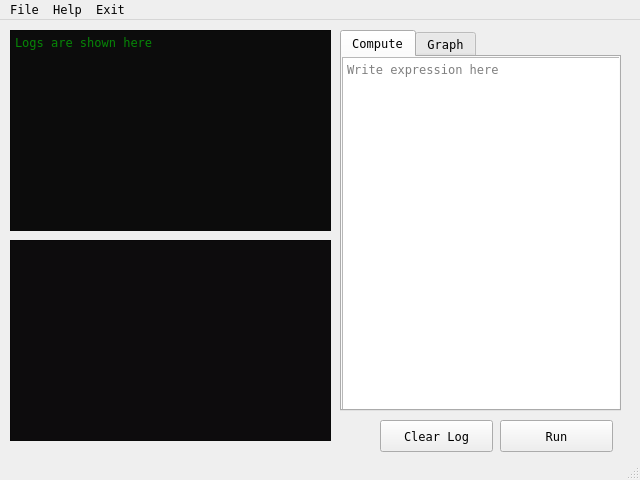
<?xml version="1.0" encoding="UTF-8"?>
<ui version="4.0">
 <class>MainWindow</class>
 <widget class="QMainWindow" name="MainWindow">
  <property name="geometry">
   <rect>
    <x>0</x>
    <y>0</y>
    <width>640</width>
    <height>480</height>
   </rect>
  </property>
  <property name="sizePolicy">
   <sizepolicy hsizetype="Fixed" vsizetype="Fixed">
    <horstretch>0</horstretch>
    <verstretch>0</verstretch>
   </sizepolicy>
  </property>
  <property name="minimumSize">
   <size>
    <width>640</width>
    <height>480</height>
   </size>
  </property>
  <property name="maximumSize">
   <size>
    <width>640</width>
    <height>480</height>
   </size>
  </property>
  <property name="font">
   <font>
    <family>Andale Mono</family>
   </font>
  </property>
  <property name="mouseTracking">
   <bool>false</bool>
  </property>
  <property name="tabletTracking">
   <bool>false</bool>
  </property>
  <property name="windowTitle">
   <string>SimpleCalc</string>
  </property>
  <widget class="QWidget" name="centralwidget">
   <widget class="QGraphicsView" name="graphicsView">
    <property name="geometry">
     <rect>
      <x>10</x>
      <y>220</y>
      <width>321</width>
      <height>201</height>
     </rect>
    </property>
    <property name="styleSheet">
     <string notr="true">background-color: rgb(13, 12, 13);</string>
    </property>
   </widget>
   <widget class="QTabWidget" name="tabWidget">
    <property name="geometry">
     <rect>
      <x>340</x>
      <y>10</y>
      <width>281</width>
      <height>381</height>
     </rect>
    </property>
    <property name="font">
     <font>
      <family>Andale Mono</family>
     </font>
    </property>
    <property name="tabletTracking">
     <bool>false</bool>
    </property>
    <property name="autoFillBackground">
     <bool>true</bool>
    </property>
    <property name="currentIndex">
     <number>0</number>
    </property>
    <widget class="QWidget" name="comp">
     <attribute name="title">
      <string>Compute</string>
     </attribute>
     <widget class="QTextEdit" name="plainTextCom">
      <property name="geometry">
       <rect>
        <x>0</x>
        <y>0</y>
        <width>281</width>
        <height>361</height>
       </rect>
      </property>
      <property name="font">
       <font>
        <family>Andale Mono</family>
       </font>
      </property>
      <property name="cursor" stdset="0">
       <cursorShape>ArrowCursor</cursorShape>
      </property>
      <property name="placeholderText">
       <string>Write expression here</string>
      </property>
     </widget>
    </widget>
    <widget class="QWidget" name="grap">
     <attribute name="title">
      <string>Graph</string>
     </attribute>
     <widget class="QPlainTextEdit" name="plainTextGra">
      <property name="geometry">
       <rect>
        <x>0</x>
        <y>0</y>
        <width>281</width>
        <height>151</height>
       </rect>
      </property>
      <property name="placeholderText">
       <string>Write equation here</string>
      </property>
     </widget>
     <widget class="QLabel" name="label">
      <property name="geometry">
       <rect>
        <x>10</x>
        <y>160</y>
        <width>251</width>
        <height>16</height>
       </rect>
      </property>
      <property name="text">
       <string>Number of Data Points:</string>
      </property>
     </widget>
     <widget class="QLineEdit" name="dataPointNumber">
      <property name="geometry">
       <rect>
        <x>220</x>
        <y>180</y>
        <width>51</width>
        <height>21</height>
       </rect>
      </property>
     </widget>
     <widget class="QSlider" name="dataPointSlider">
      <property name="geometry">
       <rect>
        <x>30</x>
        <y>180</y>
        <width>131</width>
        <height>20</height>
       </rect>
      </property>
      <property name="minimum">
       <number>10</number>
      </property>
      <property name="maximum">
       <number>10000</number>
      </property>
      <property name="singleStep">
       <number>1</number>
      </property>
      <property name="value">
       <number>1000</number>
      </property>
      <property name="sliderPosition">
       <number>1000</number>
      </property>
      <property name="orientation">
       <enum>Qt::Horizontal</enum>
      </property>
      <property name="invertedAppearance">
       <bool>false</bool>
      </property>
      <property name="invertedControls">
       <bool>false</bool>
      </property>
     </widget>
     <widget class="QLabel" name="label_2">
      <property name="geometry">
       <rect>
        <x>10</x>
        <y>180</y>
        <width>20</width>
        <height>21</height>
       </rect>
      </property>
      <property name="text">
       <string>10</string>
      </property>
     </widget>
     <widget class="QLabel" name="label_3">
      <property name="geometry">
       <rect>
        <x>170</x>
        <y>180</y>
        <width>41</width>
        <height>21</height>
       </rect>
      </property>
      <property name="text">
       <string>10000</string>
      </property>
     </widget>
     <widget class="QLabel" name="label_4">
      <property name="geometry">
       <rect>
        <x>10</x>
        <y>210</y>
        <width>60</width>
        <height>16</height>
       </rect>
      </property>
      <property name="text">
       <string/>
      </property>
     </widget>
     <widget class="QLabel" name="label_5">
      <property name="geometry">
       <rect>
        <x>10</x>
        <y>220</y>
        <width>60</width>
        <height>16</height>
       </rect>
      </property>
      <property name="text">
       <string>x-axis:</string>
      </property>
     </widget>
     <widget class="QLabel" name="label_6">
      <property name="geometry">
       <rect>
        <x>150</x>
        <y>220</y>
        <width>51</width>
        <height>16</height>
       </rect>
      </property>
      <property name="text">
       <string>y-axis:</string>
      </property>
     </widget>
     <widget class="QLineEdit" name="lineEditxax">
      <property name="geometry">
       <rect>
        <x>70</x>
        <y>220</y>
        <width>61</width>
        <height>21</height>
       </rect>
      </property>
     </widget>
     <widget class="QLineEdit" name="lineEdityax">
      <property name="geometry">
       <rect>
        <x>210</x>
        <y>220</y>
        <width>61</width>
        <height>21</height>
       </rect>
      </property>
     </widget>
     <widget class="QLabel" name="label_7">
      <property name="geometry">
       <rect>
        <x>10</x>
        <y>250</y>
        <width>60</width>
        <height>16</height>
       </rect>
      </property>
      <property name="text">
       <string>x bounds:</string>
      </property>
     </widget>
     <widget class="QLabel" name="label_8">
      <property name="geometry">
       <rect>
        <x>10</x>
        <y>300</y>
        <width>60</width>
        <height>16</height>
       </rect>
      </property>
      <property name="text">
       <string>y bounds:</string>
      </property>
     </widget>
     <widget class="QLineEdit" name="lineEditxlo">
      <property name="geometry">
       <rect>
        <x>40</x>
        <y>270</y>
        <width>51</width>
        <height>21</height>
       </rect>
      </property>
      <property name="text">
       <string/>
      </property>
      <property name="placeholderText">
       <string>Lower</string>
      </property>
      <property name="clearButtonEnabled">
       <bool>false</bool>
      </property>
     </widget>
     <widget class="QLineEdit" name="lineEditxup">
      <property name="geometry">
       <rect>
        <x>160</x>
        <y>270</y>
        <width>51</width>
        <height>21</height>
       </rect>
      </property>
      <property name="text">
       <string/>
      </property>
      <property name="placeholderText">
       <string>Upper</string>
      </property>
     </widget>
     <widget class="QLineEdit" name="lineEditylo">
      <property name="geometry">
       <rect>
        <x>40</x>
        <y>320</y>
        <width>51</width>
        <height>21</height>
       </rect>
      </property>
      <property name="text">
       <string/>
      </property>
      <property name="placeholderText">
       <string>Lower</string>
      </property>
     </widget>
     <widget class="QLineEdit" name="lineEdityup">
      <property name="geometry">
       <rect>
        <x>160</x>
        <y>320</y>
        <width>51</width>
        <height>21</height>
       </rect>
      </property>
      <property name="text">
       <string/>
      </property>
      <property name="placeholderText">
       <string>Upper</string>
      </property>
     </widget>
    </widget>
   </widget>
   <widget class="QPushButton" name="pushRun">
    <property name="geometry">
     <rect>
      <x>500</x>
      <y>400</y>
      <width>113</width>
      <height>32</height>
     </rect>
    </property>
    <property name="text">
     <string>Run</string>
    </property>
   </widget>
   <widget class="QTextBrowser" name="plainTextLog">
    <property name="geometry">
     <rect>
      <x>10</x>
      <y>10</y>
      <width>321</width>
      <height>201</height>
     </rect>
    </property>
    <property name="font">
     <font>
      <family>Andale Mono</family>
      <kerning>true</kerning>
     </font>
    </property>
    <property name="focusPolicy">
     <enum>Qt::StrongFocus</enum>
    </property>
    <property name="styleSheet">
     <string notr="true">background-color: rgb(12, 12, 12);
color: rgb(0, 255, 0);</string>
    </property>
    <property name="placeholderText">
     <string>Logs are shown here</string>
    </property>
   </widget>
   <widget class="QPushButton" name="pushClear">
    <property name="geometry">
     <rect>
      <x>380</x>
      <y>400</y>
      <width>113</width>
      <height>32</height>
     </rect>
    </property>
    <property name="text">
     <string>Clear Log</string>
    </property>
   </widget>
  </widget>
  <widget class="QMenuBar" name="menubar">
   <property name="geometry">
    <rect>
     <x>0</x>
     <y>0</y>
     <width>640</width>
     <height>24</height>
    </rect>
   </property>
   <widget class="QMenu" name="menuFile">
    <property name="title">
     <string>File</string>
    </property>
   </widget>
   <widget class="QMenu" name="menuHelp">
    <property name="title">
     <string>Help</string>
    </property>
   </widget>
   <widget class="QMenu" name="menuExit">
    <property name="title">
     <string>Exit</string>
    </property>
   </widget>
   <addaction name="menuFile"/>
   <addaction name="menuHelp"/>
   <addaction name="menuExit"/>
  </widget>
  <widget class="QStatusBar" name="statusbar"/>
 </widget>
 <resources/>
 <connections/>
</ui>
